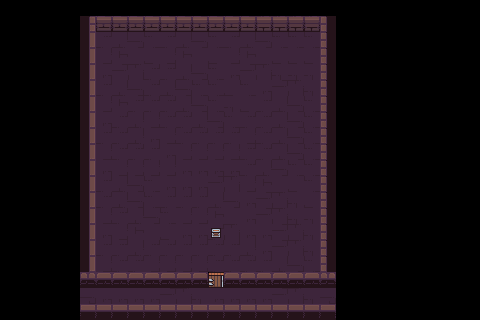

Tiled map render using the project's own tile images. Description and the whole map definition, tile-layer contents included, below:
An orthogonal 30x20 tile map with 16x16 px tiles, 2 tile layers (Map, Interactables) and 1 object.

<map version="1.10" tiledversion="1.10.2" orientation="orthogonal" renderorder="right-down" width="30" height="20" tilewidth="16" tileheight="16" infinite="0" nextlayerid="5" nextobjectid="6">
 <tileset firstgid="1" name="Pixel Dungeon " tilewidth="16" tileheight="16" tilecount="100" columns="10">
  <image source="dungeon_tileset.png" width="160" height="160" />
 </tileset>
 <layer id="1" name="Map" width="30" height="20">
  <data encoding="csv">
0,0,0,0,0,0,0,0,0,0,0,0,0,0,0,0,0,0,0,0,0,0,0,0,0,0,0,0,0,0,
0,0,0,0,0,1,3,3,3,3,3,3,3,3,3,3,2,2,2,2,6,0,0,0,0,0,0,0,0,0,
0,0,0,0,0,31,7,8,9,10,7,8,9,10,7,8,9,10,10,10,6,0,0,0,0,0,0,0,0,0,
0,0,0,0,0,31,17,18,19,20,17,18,19,20,17,18,19,20,20,20,6,0,0,0,0,0,0,0,0,0,
0,0,0,0,0,31,27,28,29,7,7,8,9,10,27,28,29,30,30,30,6,0,0,0,0,0,0,0,0,0,
0,0,0,0,0,31,7,8,9,7,8,9,10,10,20,10,27,28,29,30,6,0,0,0,0,0,0,0,0,0,
0,0,0,0,0,31,17,18,7,7,7,8,9,10,30,20,7,8,9,10,6,0,0,0,0,0,0,0,0,0,
0,0,0,0,0,31,27,7,8,17,7,7,8,9,10,7,7,8,9,10,6,0,0,0,0,0,0,0,0,0,
0,0,0,0,0,31,7,7,8,27,17,7,7,7,7,17,7,8,9,10,6,0,0,0,0,0,0,0,0,0,
0,0,0,0,0,31,17,7,7,7,27,17,17,17,17,7,7,8,9,10,6,0,0,0,0,0,0,0,0,0,
0,0,0,0,0,31,27,17,17,17,17,27,27,27,27,7,8,9,10,10,6,0,0,0,0,0,0,0,0,0,
0,0,0,0,0,31,7,8,9,10,27,27,27,28,29,17,18,19,20,10,6,0,0,0,0,0,0,0,0,0,
0,0,0,0,0,31,7,8,9,10,7,7,7,8,9,27,28,29,30,20,6,0,0,0,0,0,0,0,0,0,
0,0,0,0,0,31,17,7,8,9,10,17,17,18,19,27,28,29,30,30,6,0,0,0,0,0,0,0,0,0,
0,0,0,0,0,31,27,17,18,19,20,27,27,7,29,27,27,28,29,30,6,0,0,0,0,0,0,0,0,0,
0,0,0,0,0,31,7,7,8,7,7,7,7,7,7,8,27,28,29,30,6,0,0,0,0,0,0,0,0,0,
0,0,0,0,0,31,17,7,7,17,17,17,17,7,7,7,7,8,9,10,6,0,0,0,0,0,0,0,0,0,
0,0,0,0,0,43,42,42,42,42,42,42,42,37,42,42,42,42,42,42,43,0,0,0,0,0,0,0,0,0,
0,0,0,0,0,72,27,27,27,27,28,29,30,27,27,27,27,28,29,30,72,0,0,0,0,0,0,0,0,0,
0,0,0,0,0,52,52,52,52,52,52,52,52,52,52,52,52,52,52,52,52,0,0,0,0,0,0,0,0,0
</data>
 </layer>
 <layer id="3" name="Interactables" width="30" height="20">
  <data encoding="csv">
0,0,0,0,0,0,0,0,0,0,0,0,0,0,0,0,0,0,0,0,0,0,0,0,0,0,0,0,0,0,
0,0,0,0,0,0,0,0,0,0,0,0,0,0,0,0,0,0,0,0,0,0,0,0,0,0,0,0,0,0,
0,0,0,0,0,0,0,0,0,0,0,0,0,0,0,0,0,0,0,0,0,0,0,0,0,0,0,0,0,0,
0,0,0,0,0,0,0,0,0,0,0,0,0,0,0,0,0,0,0,0,0,0,0,0,0,0,0,0,0,0,
0,0,0,0,0,0,0,0,0,0,0,0,0,0,0,0,0,0,0,0,0,0,0,0,0,0,0,0,0,0,
0,0,0,0,0,0,0,0,0,0,0,0,0,0,0,0,0,0,0,0,0,0,0,0,0,0,0,0,0,0,
0,0,0,0,0,0,0,0,0,0,0,0,0,0,0,0,0,0,0,0,0,0,0,0,0,0,0,0,0,0,
0,0,0,0,0,0,0,0,0,0,0,0,0,0,0,0,0,0,0,0,0,0,0,0,0,0,0,0,0,0,
0,0,0,0,0,0,0,0,0,0,0,0,0,0,0,0,0,0,0,0,0,0,0,0,0,0,0,0,0,0,
0,0,0,0,0,0,0,0,0,0,0,0,0,0,0,0,0,0,0,0,0,0,0,0,0,0,0,0,0,0,
0,0,0,0,0,0,0,0,0,0,0,0,0,0,0,0,0,0,0,0,0,0,0,0,0,0,0,0,0,0,
0,0,0,0,0,0,0,0,0,0,0,0,0,0,0,0,0,0,0,0,0,0,0,0,0,0,0,0,0,0,
0,0,0,0,0,0,0,0,0,0,0,0,0,0,0,0,0,0,0,0,0,0,0,0,0,0,0,0,0,0,
0,0,0,0,0,0,0,0,0,0,0,0,0,0,0,0,0,0,0,0,0,0,0,0,0,0,0,0,0,0,
0,0,0,0,0,0,0,0,0,0,0,0,0,82,0,0,0,0,0,0,0,0,0,0,0,0,0,0,0,0,
0,0,0,0,0,0,0,0,0,0,0,0,0,0,0,0,0,0,0,0,0,0,0,0,0,0,0,0,0,0,
0,0,0,0,0,0,0,0,0,0,0,0,0,0,0,0,0,0,0,0,0,0,0,0,0,0,0,0,0,0,
0,0,0,0,0,0,0,0,0,0,0,0,0,0,0,0,0,0,0,0,0,0,0,0,0,0,0,0,0,0,
0,0,0,0,0,0,0,0,0,0,0,0,0,0,0,0,0,0,0,0,0,0,0,0,0,0,0,0,0,0,
0,0,0,0,0,0,0,0,0,0,0,0,0,0,0,0,0,0,0,0,0,0,0,0,0,0,0,0,0,0
</data>
 </layer>
 <objectgroup id="4" name="Object Layer 1">
  <object id="1" gid="98" x="240.352" y="240.723" width="16" height="16" />
 </objectgroup>
</map>
